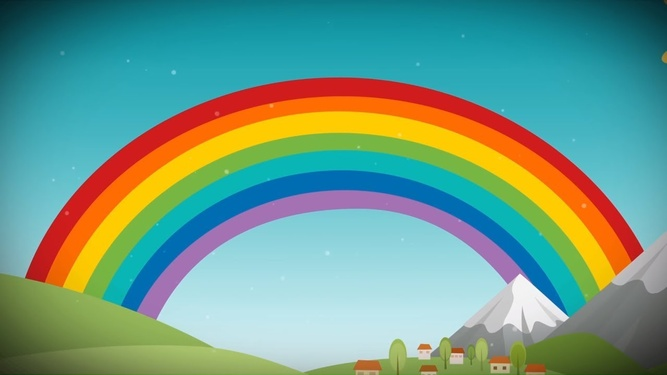
#> input picture Opencv_ile_goruntu_isleme/media/gokkusagi.jpg, 667 x 375 px, shrunk from 1280 x 720 before the run
$ jupyter execute thresholding.ipynb   (shell and % lines are left out)
#> lines starting #> are read from the running program, lines starting #| are printed output that depends on the picture; after the words box and inside, x2 and y2 are one past the last pixel; in counts of white or black regions, pixels touching at a corner belong together
[cell 1]
import cv2
import matplotlib.pyplot as plt
import os
import numpy as np

[cell 2]
path = os.path.join(os.getcwd(), "media", "gokkusagi.jpg") #resimlerin yolunu belirleme
img = cv2.imread(path) #resmi okuma
#> img is the input picture: shape (375, 667, 3); mean B, G, R 136.6, 155, 111.4

[cell 3]
img= cv2.imread(path,0) #resmi siyah beyaz okuma
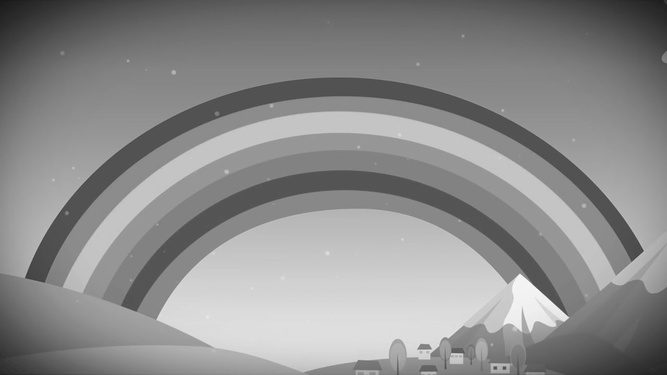
#> img: shape (375, 667); min 24, max 252, mean 139.9
plt.imshow(img,cmap="gray") #resmi ekrana bastırma

[cell 4]
img.max()
#> Out = 252

[cell 5]
img.min()
#> Out = 24

[cell 6]
ret,thresh=cv2.threshold(img,127,255,cv2.THRESH_BINARY) #resmi threshold etme
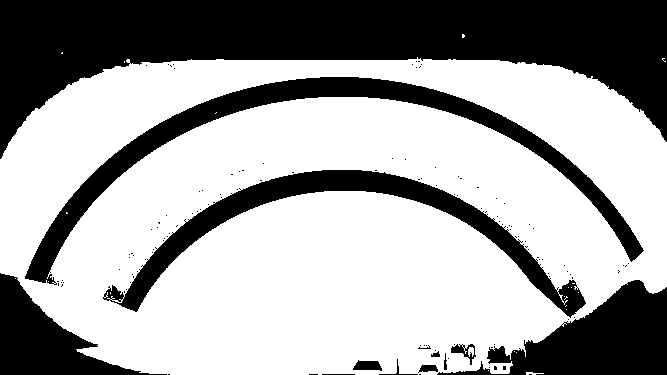
#> thresh: shape (375, 667); 63.7% white; 128 black regions (116 under 20 px), largest, box (x1, y1, x2, y2) and area: (0, 0, 667, 159) 48596, (25, 77, 644, 285) 13870, (103, 170, 586, 318) 10892
#eger deger 127 den buyukse 255 degerini ata, degilse 0 degerini ata

[cell 7]
ret

[cell 8]
plt.imshow(thresh,cmap="gray")

[cell 9]
ret,thresh=cv2.threshold(img,127,255,cv2.THRESH_BINARY_INV) #siyahsa beyaz yap, beyazsa siyah yap

[cell 10]
plt.imshow(thresh,cmap="gray")

[cell 11]
path = os.path.join(os.getcwd(), "media", "bulmaca.jpg") #resimlerin yolunu belirleme
img = cv2.imread(path,0) #resmi okuma
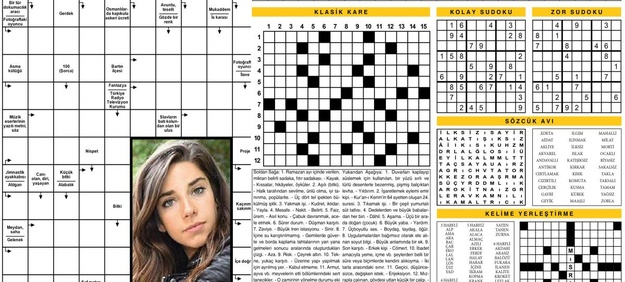
#> input picture Opencv_ile_goruntu_isleme/media/bulmaca.jpg, 625 x 282 px, shrunk from 1200 x 542 before the run
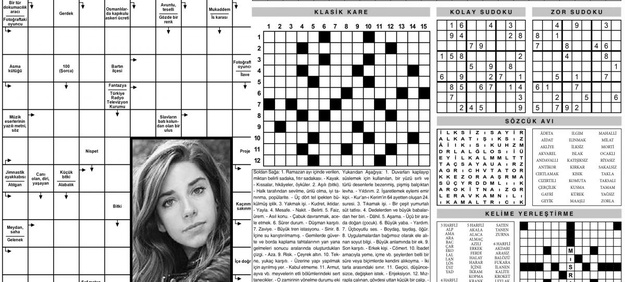
#> img: shape (282, 625); min 0, max 255, mean 205.4
plt.imshow(img,cmap="gray") #resmi ekrana bastırma

[cell 12]
def show_pic(img):
    fig=plt.figure(figsize=(15,15)) #kaca kaclik bir olcekleme yapilacagini belirleme
    ax=fig.add_subplot(111)
    ax.imshow(img,cmap="gray")

[cell 13]
show_pic(img)

[cell 14]
ret,th=cv2.threshold(img,127,255,cv2.THRESH_BINARY) #resmi threshold etme
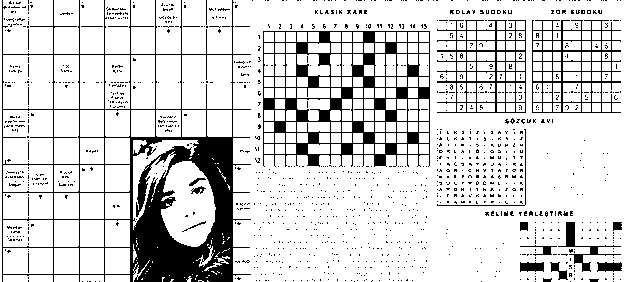
#> th: shape (282, 625); 83.6% white; 1368 black regions (1345 under 20 px), largest, box (x1, y1, x2, y2) and area: (2, 0, 251, 282) 12623, (263, 31, 430, 167) 6917, (532, 20, 621, 113) 1714
show_pic(th)

[cell 15]
path = os.path.join(os.getcwd(), "media", "sudoku.jpeg") #resimlerin yolunu belirleme
img_1=cv2.imread(path,0) #resmi okuma
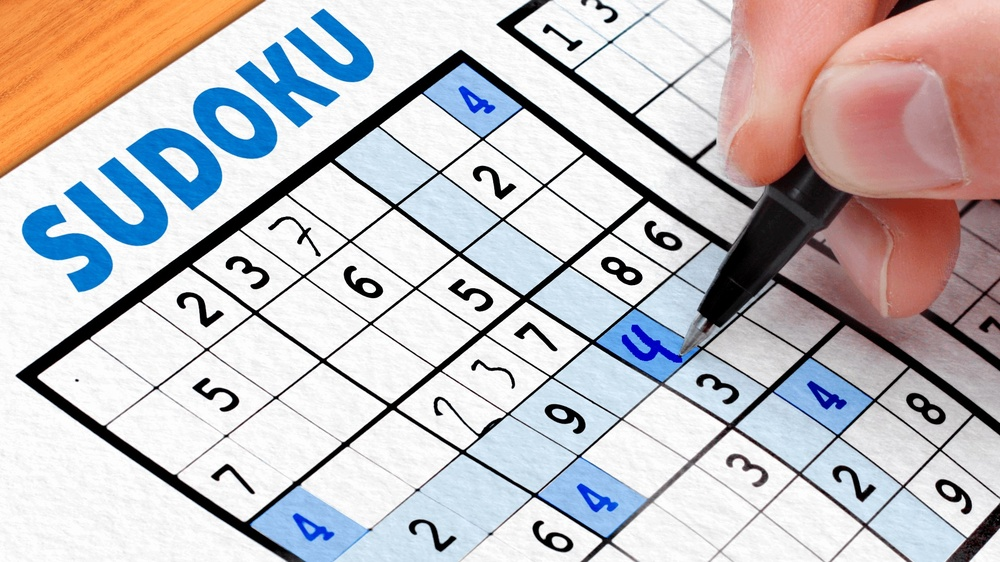
#> input picture Opencv_ile_goruntu_isleme/media/sudoku.jpeg, 1000 x 562 px, shrunk from 1920 x 1080 before the run
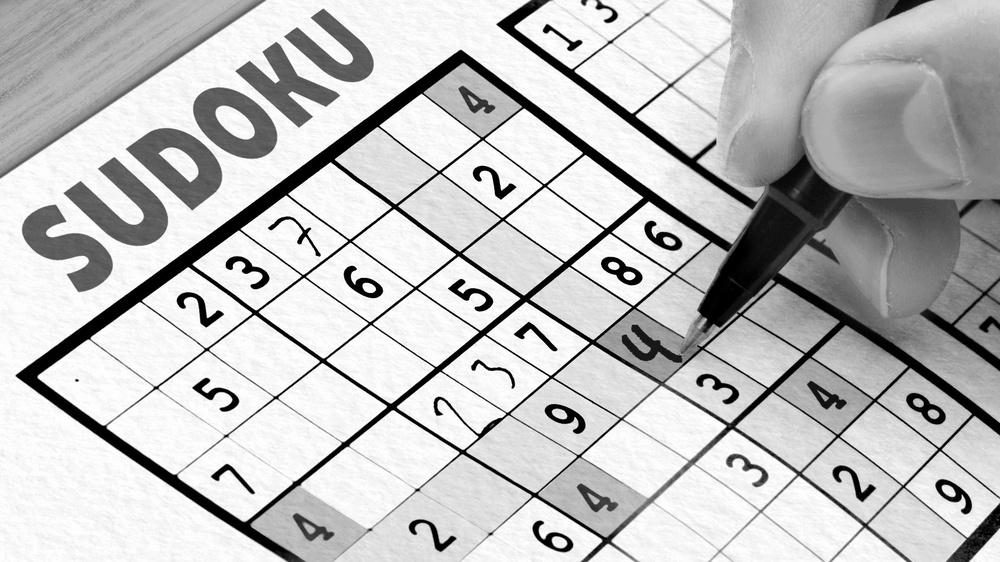
#> img_1: shape (562, 1000); min 0, max 255, mean 190.9
plt.imshow(img_1,cmap="gray") #resmi ekrana bastırma

[cell 16]
show_pic(img_1)

[cell 17]
ret,th1=cv2.threshold(img_1,127,255,cv2.THRESH_BINARY) #resmi threshold etme
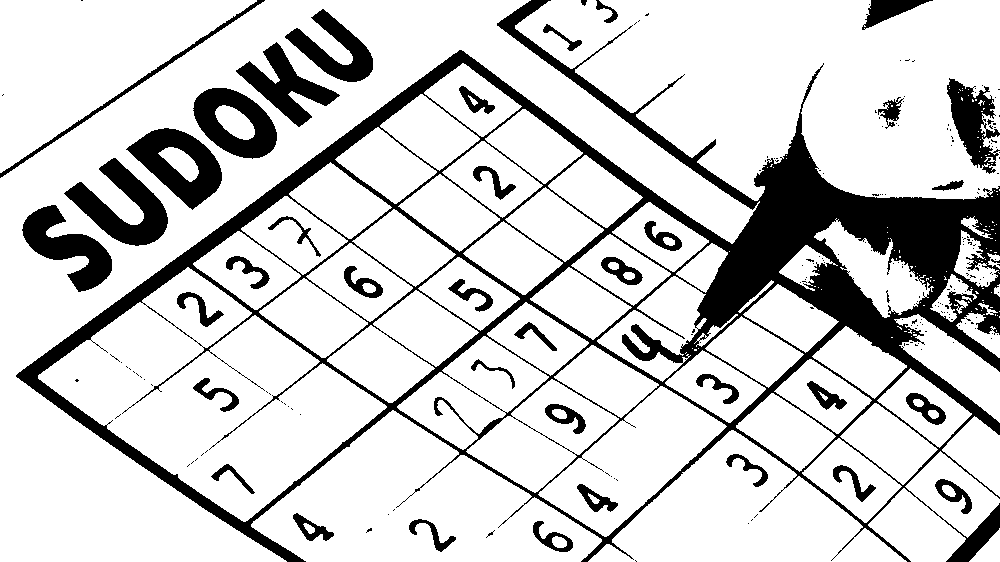
#> th1: shape (562, 1000); 81.4% white; 224 black regions (184 under 20 px), largest, box (x1, y1, x2, y2) and area: (16, 0, 1000, 562) 68509, (64, 158, 168, 246) 3818, (126, 128, 222, 210) 3714
show_pic(th1)

[cell 18]
th2=cv2.adaptiveThreshold(img_1,255,cv2.ADAPTIVE_THRESH_MEAN_C,cv2.THRESH_BINARY,11,8) #resmin ortalama thresh degerini belirler
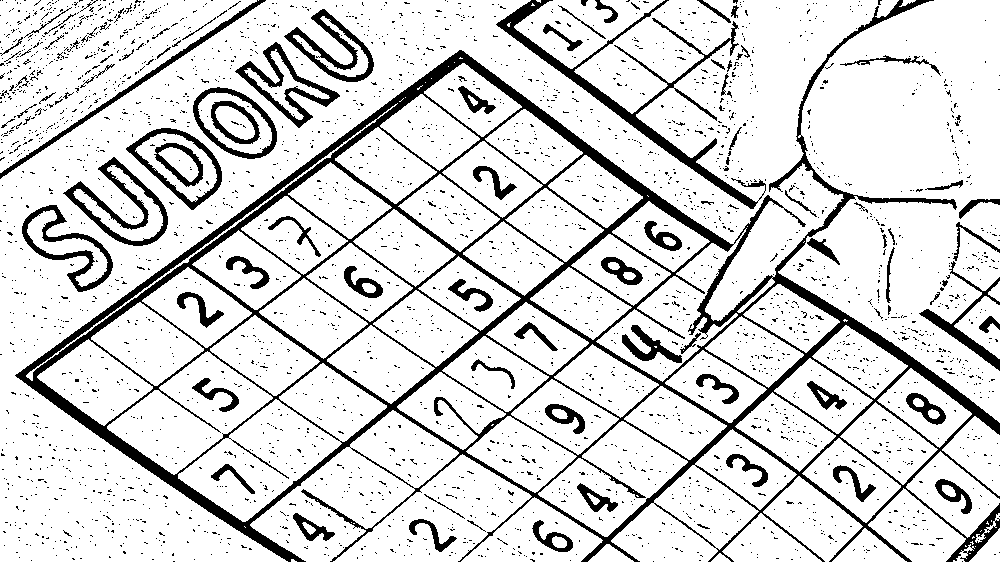
#> th2: shape (562, 1000); 84.9% white; 3067 black regions (2972 under 20 px), largest, box (x1, y1, x2, y2) and area: (15, 0, 1000, 562) 43039, (496, 0, 766, 209) 4755, (63, 157, 168, 246) 2091
show_pic(th2)
